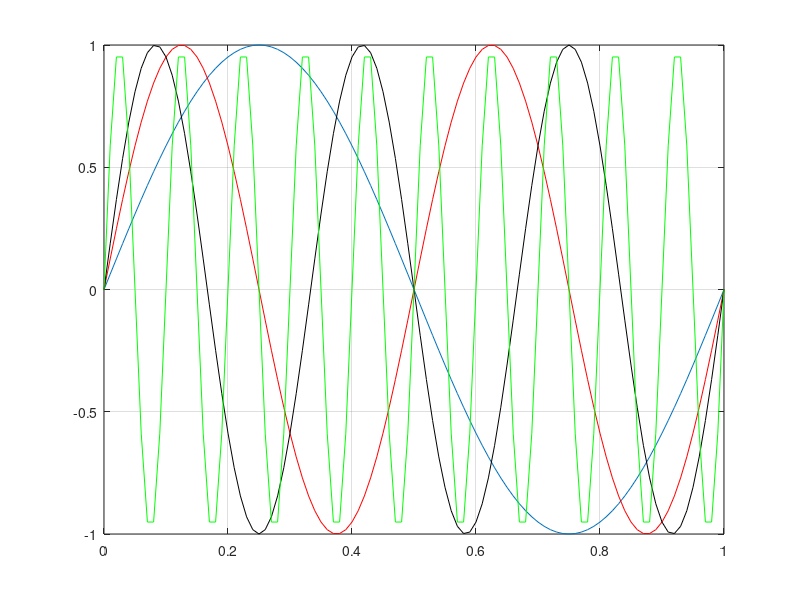

The MATLAB script that drew this image:
clear all
close all
clc
T=1;
f=1/T;
w=2*pi*f;
t=0:.01*T:T;
x=sin(w*t);
plot(t,x);
grid on
hold on
x1=sin(2*w*t);
plot(t,x1,'r')
hold on
x2=sin(3*w*t);
plot(t,x2,'k')
hold on
x3=sin(10*w*t);
plot(t,x3,'g')


